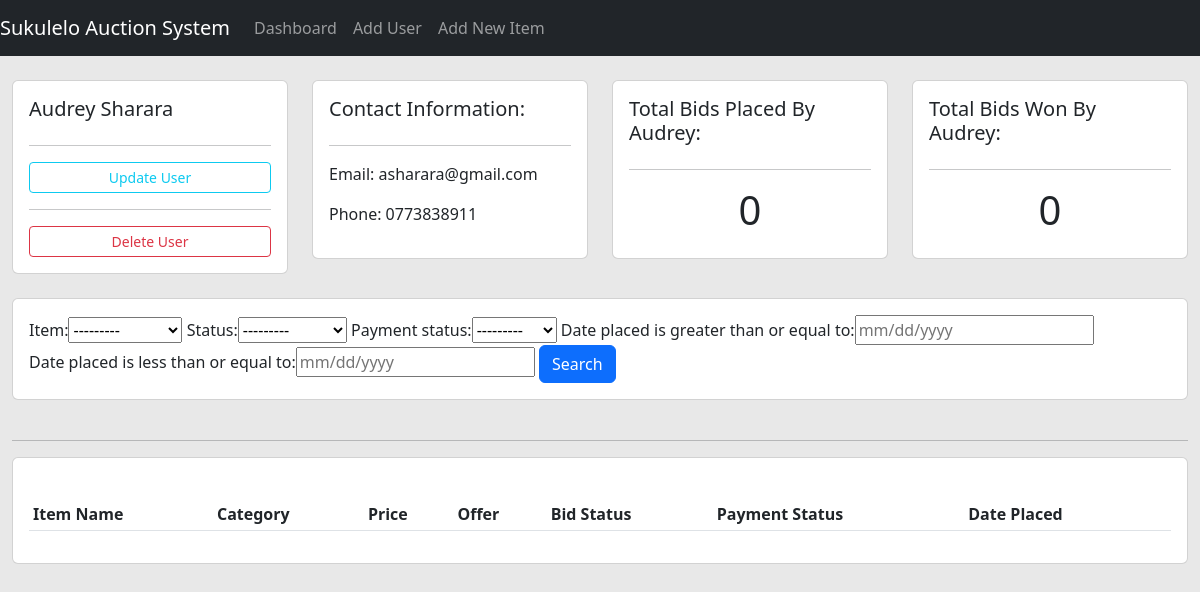
The page /view_user/4/ on the database its author committed.
### auction/models.py (models this page shows, shortened)
class Person(models.Model):
    first_name = models.CharField(max_length=30, null=False, blank=False)
    last_name = models.CharField(max_length=30, null=False, blank=False)
    email = models.EmailField(max_length=30, null=True, blank=True)
    phone = models.CharField(max_length=13, null=False, blank=False)
    date_created = models.DateTimeField(auto_now_add=True)

### auction/views.py (the view)
# urls.py: path('view_user/<int:id>', views.view_user, name='view_user'),
def view_user(request, id):
    user = Person.objects.get(id=id)
    bid = user.bids.all()
    bid_count = bid.count()
    paid_bids = user.bids.filter(payment_status='Paid').count()
    myFilter = BidFilter(request.GET, queryset=bid)
    bid = myFilter.qs
    context = {'user': user, 'bid': bid, 'bid_count': bid_count, 'myFilter': myFilter, 'paid_bids': paid_bids}
    return render(request, 'auction/user.html', context)

### auction/models.py (called while the page is built)
    def __str__(self):
        return "%s " % (self.name)

### auction/templates/auction/user.html (shortened to what this page needs)
{% extends 'auction/main.html' %}
{% block content %}
<br>
<div class="row">
    <div class="col-md">
        <div class="card card-body">
            <h5>{{user.first_name}} {{user.last_name}}</h5>
            <hr>
            <a class="btn btn-outline-info  btn-sm btn-block" href="{% url 'update_user' user.id %}">Update User</a>
            <hr>
            <a onclick="checker2()" class="btn btn-outline-danger  btn-sm btn-block" href="{% url 'delete_user' user.id %}">Delete User</a>
        </div>
    </div>
    <div class="col-md">
        <div class="card card-body">
            <h5>Contact Information:</h5>
            <hr>
            <p>Email: {{user.email}} </p>
            <p>Phone: {{user.phone}}</p>
        </div>
    </div>
    <div class="col-md">
        <div class="card card-body">
            <h5>Total Bids Placed By {{user.first_name}}:</h5>
            <hr>
            <h1 style="text-align: center;padding: 10 px">{{bid_count}}</h1>
        </div>
    </div>
    <div class="col-md">
        <div class="card card-body">
            <h5>Total Bids Won By {{user.first_name}}:</h5>
            <hr>
            <h1 style="text-align: center;padding: 10 px">{{paid_bids}}</h1>
        </div>
    </div>
</div>
<br>
<div class="row">
    <div class="col">
        <div class="card card-body">
            <form method="get">
                {{myFilter.form}}
                <button type="submit" class="btn btn-primary">Search</button>
            </form>
        </div>
    </div>
</div>
<br>
    <div class="col-md">
        <hr>
        <div class="card card-body">
            <br>
            <table class="table table-hover table-sm">
                <tr class="bg-warning">
                    <th>Item Name</th>
                    <th>Category</th>
                    <th>Price</th>
                    <th>Offer</th>
                    <th>Bid Status</th>
                    <th>Payment Status</th>
                    <th>Date Placed</th>
                    <th></th>
                </tr>
            </table>
        </div>
    </div>
</div>
{% endblock %}

### auction/templates/auction/main.html (style rules this page uses)
body { background-color: #e8e8e8; }

### rows shown on the page
Person: first_name "Audrey", last_name "Sharara", email "asharara@gmail.com", phone "0773838911"

### other values the page prints
{{ bid_count }} "0"
{{ paid_bids }} "0"
